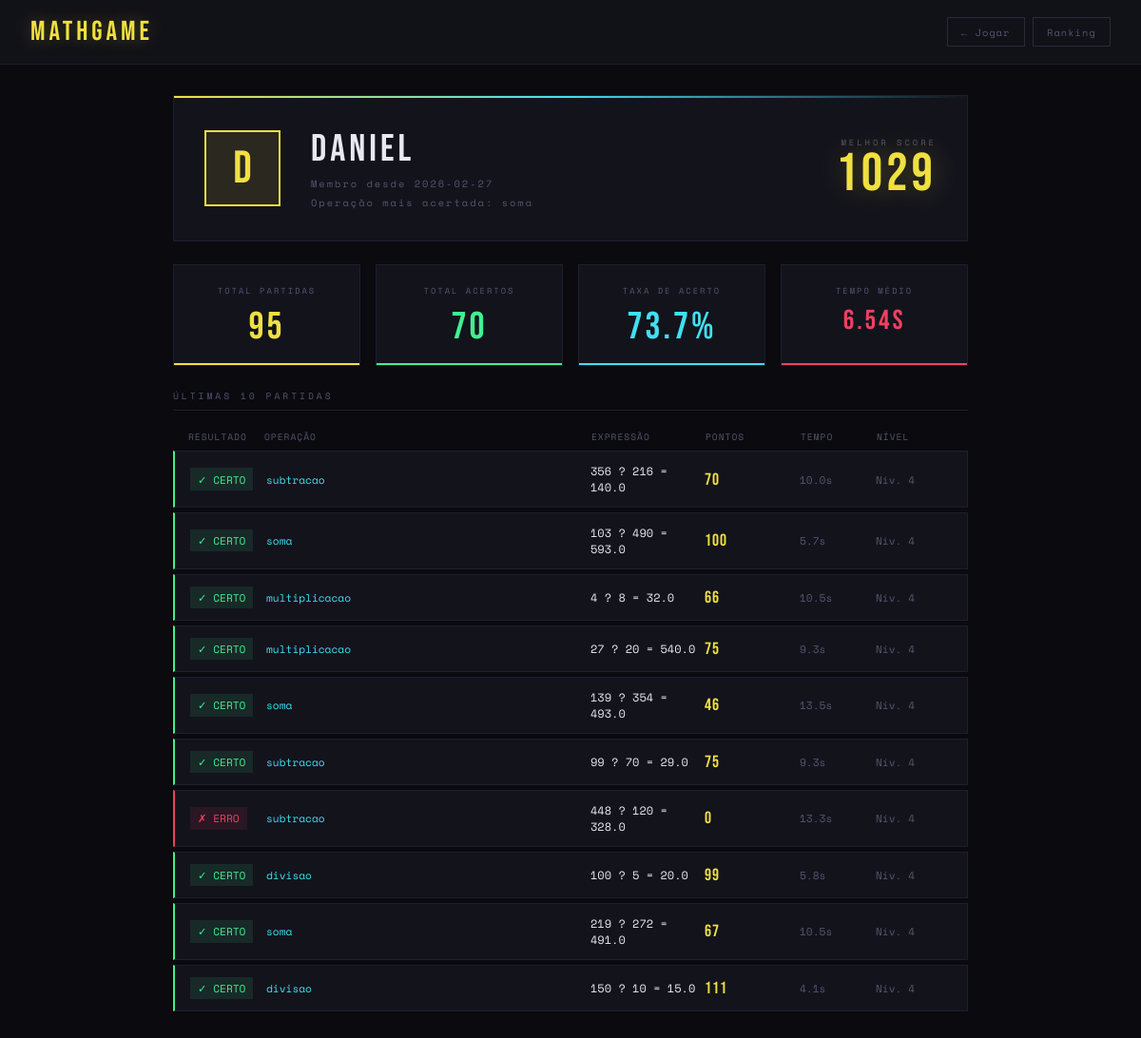
Screenshot of /perfil (signed in) with the database file from the repository.
### tables this page shows
CREATE TABLE usuarios (
            id INTEGER PRIMARY KEY AUTOINCREMENT,
            username TEXT UNIQUE NOT NULL,
            senha_hash TEXT NOT NULL,
            criado_em TEXT NOT NULL,
            total_partidas INTEGER DEFAULT 0,
            total_acertos INTEGER DEFAULT 0,
            melhor_pontuacao INTEGER DEFAULT 0
        );

CREATE TABLE partidas (
            id INTEGER PRIMARY KEY AUTOINCREMENT,
            usuario_id INTEGER NOT NULL,
            dificuldade INTEGER NOT NULL,
            operacao TEXT NOT NULL,
            valor1 REAL NOT NULL,
            valor2 REAL NOT NULL,
            resultado_correto REAL NOT NULL,
            resposta_usuario REAL,
            acertou INTEGER NOT NULL DEFAULT 0,
            tempo_resposta REAL,
            pontos INTEGER DEFAULT 0,
            jogado_em TEXT NOT NULL,
            FOREIGN KEY (usuario_id) REFERENCES usuarios(id)
        );

### app.py (the view)
@app.route('/perfil')
def perfil():
    redir = exige_login()
    if redir:
        return redir
    usuario = usuario_logado()
    stats = buscar_estatisticas(usuario['id'])
    historico = buscar_historico(usuario['id'], 10)
    return render_template('perfil.html', usuario=usuario, stats=stats, historico=historico)

### app.py (called while the page is built)
def usuario_logado() -> dict | None:
    uid = session.get('usuario_id')
    if uid:
        return buscar_usuario(uid)
    return None

def exige_login():
    if not usuario_logado():
        return redirect(url_for('login'))
    return None

### models/database.py (called while the page is built)
def get_connection() -> sqlite3.Connection:
    conn = sqlite3.connect(DB_PATH)
    conn.row_factory = sqlite3.Row
    return conn

def buscar_usuario(usuario_id: int) -> dict | None:
    conn = get_connection()
    u = conn.execute('SELECT * FROM usuarios WHERE id = ?', (usuario_id,)).fetchone()
    conn.close()
    return dict(u) if u else None

def buscar_historico(usuario_id: int, limite: int = 20) -> list[dict]:
    conn = get_connection()
    rows = conn.execute('''
        SELECT * FROM partidas
        WHERE usuario_id = ?
        ORDER BY jogado_em DESC
        LIMIT ?
    ''', (usuario_id, limite)).fetchall()
    conn.close()
    return [dict(r) for r in rows]

### templates/perfil.html (shortened to what this page needs)
<!DOCTYPE html>
<html lang="pt-br">
<head>
</head>
<body>
<header>
  <a href="/jogo" class="header-logo">MATHGAME</a>
  <div class="header-nav">
    <a href="/jogo" class="nav-btn">← Jogar</a>
    <a href="/ranking" class="nav-btn">Ranking</a>
  </div>
</header>
<main>
  <div class="perfil-hero">
    <div class="avatar-grande">{{ stats.username[0]|upper }}</div>
    <div class="perfil-info">
      <div class="perfil-username">{{ stats.username }}</div>
      <div class="perfil-desde">
        Membro desde {{ stats.criado_em[:10] if stats.criado_em else '—' }}
      </div>
      {% if stats.operacao_favorita %}
      <div class="perfil-desde" style="margin-top: 0.25rem;">
        Operação mais acertada: {{ stats.operacao_favorita.operacao }}
      </div>
      {% endif %}
    </div>
    <div class="melhor-score">
      <div class="melhor-label">Melhor Score</div>
      <div class="melhor-valor">{{ stats.melhor_pontuacao }}</div>
    </div>
  </div>
  <div class="stats-grid">
    <div class="stat-card amarelo">
      <div class="stat-card-label">Total Partidas</div>
      <div class="stat-card-val">{{ stats.total_partidas }}</div>
    </div>
    <div class="stat-card verde">
      <div class="stat-card-label">Total Acertos</div>
      <div class="stat-card-val">{{ stats.total_acertos }}</div>
    </div>
    <div class="stat-card ciano">
      <div class="stat-card-label">Taxa de Acerto</div>
      <div class="stat-card-val">{{ stats.taxa_acerto }}%</div>
    </div>
    <div class="stat-card vermelho">
      <div class="stat-card-label">Tempo Médio</div>
      <div class="stat-card-val" style="font-size:1.8rem;">
        {{ stats.tempo_medio_resposta ~ 's' if stats.tempo_medio_resposta else '—' }}
      </div>
    </div>
  </div>
  <div>
    <div class="section-title">Últimas 10 Partidas</div>
    {% if historico %}
    <div class="historico-header">
      <span>Resultado</span>
      <span>Operação</span>
      <span>Expressão</span>
      <span>Pontos</span>
      <span>Tempo</span>
      <span>Nível</span>
    </div>
    {% for p in historico %}
    <div class="historico-row {{ 'acerto' if p.acertou else 'erro' }}">
      <div>
        <span class="h-resultado {{ 'acerto' if p.acertou else 'erro' }}">
          {{ '✓ CERTO' if p.acertou else '✗ ERRO' }}
        </span>
      </div>
      <div class="h-op">{{ p.operacao }}</div>
      <div class="h-expr">
        {% if p.operacao == 'raiz' %}
          √{{ p.valor1|int }} = {{ p.resultado_correto|int }}
        {% else %}
          {{ p.valor1|int }} ? {{ p.valor2|int }} = {{ p.resultado_correto }}
        {% endif %}
      </div>
      <div class="h-pontos">{{ p.pontos }}</div>
      <div class="h-tempo">
        {{ p.tempo_resposta|round(1) ~ 's' if p.tempo_resposta else '—' }}
      </div>
      <div class="h-dif">Nív. {{ p.dificuldade }}</div>
    </div>
    {% endfor %}
    {% else %}
    <div class="empty">
      Nenhuma partida ainda.<br>Vá jogar!
    </div>
    {% endif %}
  </div>
</main>
</body>
</html>

### rows the page displays
usuarios: username "D", username "Daniel", criado_em "2026-02-27", melhor_pontuacao "1029", total_partidas "95", total_acertos "70"
partidas: acertou "✓ CERTO", operacao "subtracao", valor1 "356", valor2 "216", resultado_correto "140.0", pontos "70", tempo_resposta "10.0s", dificuldade "4"
partidas: acertou "✓ CERTO", operacao "soma", valor1 "103", valor2 "490", resultado_correto "593.0", pontos "100", tempo_resposta "5.7s", dificuldade "4"
partidas: acertou "✓ CERTO", operacao "multiplicacao", valor1 "4", valor2 "8", resultado_correto "32.0", pontos "66", tempo_resposta "10.5s", dificuldade "4"
partidas: acertou "✓ CERTO", operacao "multiplicacao", valor1 "27", valor2 "20", resultado_correto "540.0", pontos "75", tempo_resposta "9.3s", dificuldade "4"
partidas: acertou "✓ CERTO", operacao "soma", valor1 "139", valor2 "354", resultado_correto "493.0", pontos "46", tempo_resposta "13.5s", dificuldade "4"
partidas: acertou "✓ CERTO", operacao "subtracao", valor1 "99", valor2 "70", resultado_correto "29.0", pontos "75", tempo_resposta "9.3s", dificuldade "4"
partidas: acertou "✗ ERRO", operacao "subtracao", valor1 "448", valor2 "120", resultado_correto "328.0", pontos "0", tempo_resposta "13.3s", dificuldade "4"
partidas: acertou "✓ CERTO", operacao "divisao", valor1 "100", valor2 "5", resultado_correto "20.0", pontos "99", tempo_resposta "5.8s", dificuldade "4"
partidas: acertou "✓ CERTO", operacao "soma", valor1 "219", valor2 "272", resultado_correto "491.0", pontos "67", tempo_resposta "10.5s", dificuldade "4"
partidas: acertou "✓ CERTO", operacao "divisao", valor1 "150", valor2 "10", resultado_correto "15.0", pontos "111", tempo_resposta "4.1s", dificuldade "4"

### other values shown
{{ stats.operacao_favorita.operacao }} "soma"
{{ stats.taxa_acerto }} "73.7"
